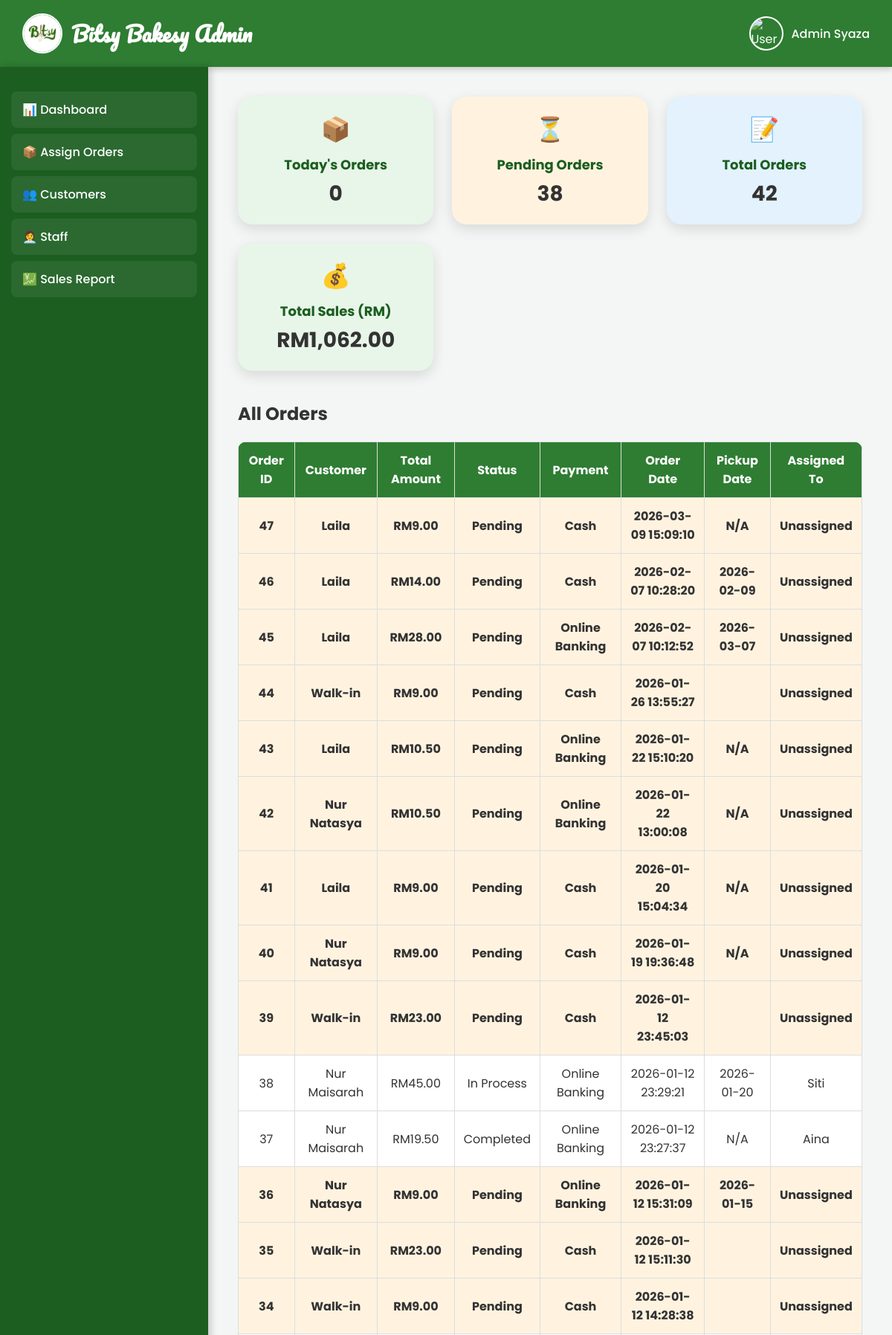
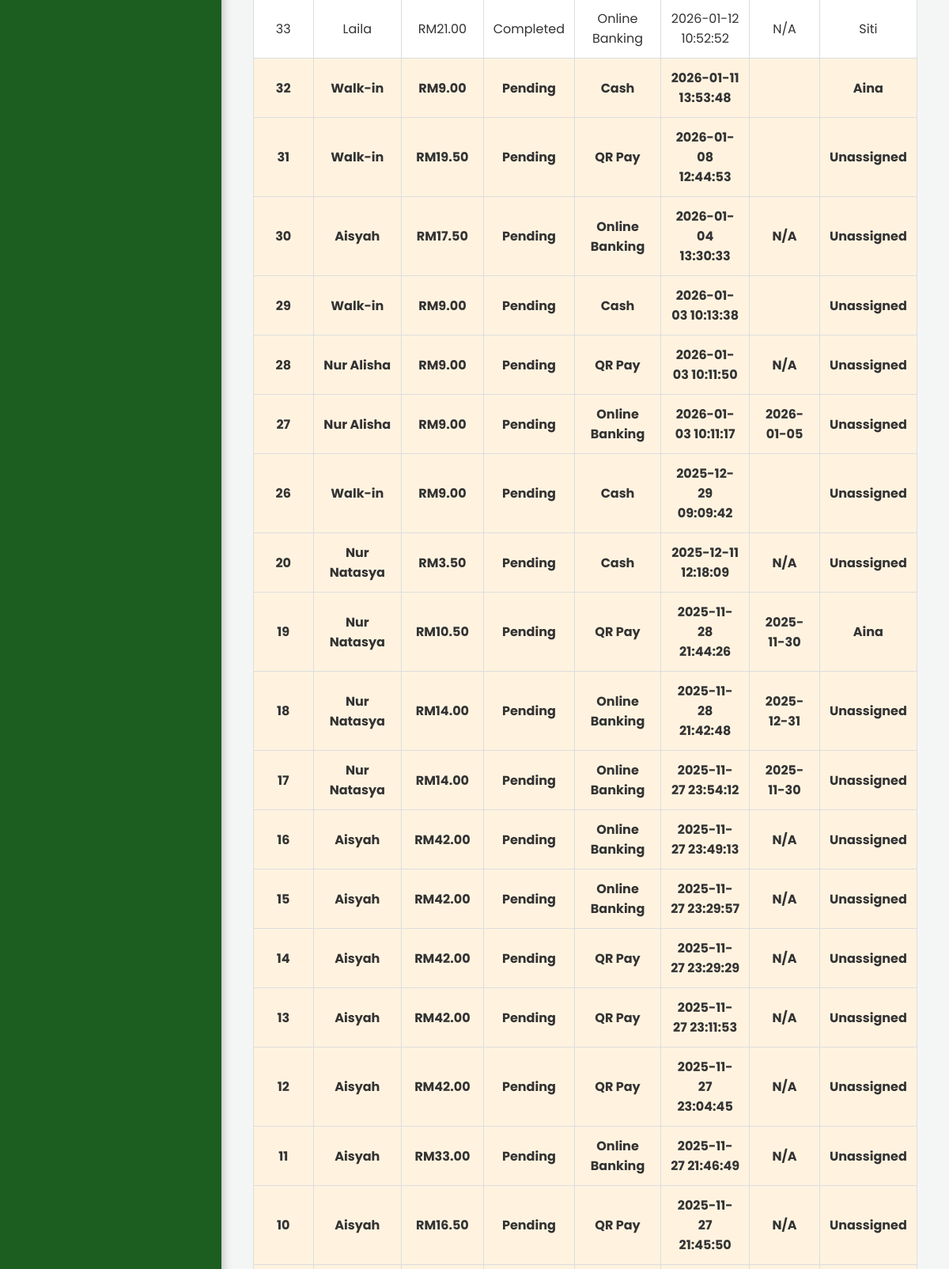
Page /admin_dashboard.php (signed in, upper part) on the committed database (2 pictures, top to bottom).
### tables this page shows
CREATE TABLE `orders` (
  `orderID` int(11) NOT NULL,
  `customerID` int(11) NOT NULL,
  `totalAmount` decimal(10,2) NOT NULL,
  `status` varchar(50) NOT NULL DEFAULT 'Pending',
  `paymentMethod` varchar(50) NOT NULL,
  `orderDate` datetime NOT NULL DEFAULT current_timestamp(),
  `pickupDate` date DEFAULT NULL,
  `assignedTo` int(11) DEFAULT NULL,
  `orderType` enum('online','walk-in') DEFAULT NULL,
  `staffID` int(11) DEFAULT NULL
);

CREATE TABLE `customer` (
  `customerID` int(11) NOT NULL,
  `customerName` varchar(100) NOT NULL,
  `customerEmail` varchar(100) NOT NULL,
  `customerPhoneNo` varchar(15) NOT NULL,
  `customerPassword` varchar(255) NOT NULL,
  `created_at` timestamp NOT NULL DEFAULT current_timestamp()
);

CREATE TABLE `staff` (
  `staffID` int(11) NOT NULL,
  `staffName` varchar(100) NOT NULL,
  `staffEmail` varchar(100) NOT NULL,
  `staffPassword` varchar(255) NOT NULL,
  `staffRole` varchar(50) NOT NULL DEFAULT 'Staff',
  `created_at` timestamp NOT NULL DEFAULT current_timestamp()
);

### admin_dashboard.php (the view, shortened to what this page needs)
<?php
$conn = mysqli_connect("localhost", "root", "", "bitsy");
$staffName = $_SESSION['staffName'];
$orderTodayQuery = "SELECT COUNT(*) AS total FROM orders WHERE DATE(orderDate) = CURDATE()";
$orderTodayRes = mysqli_query($conn, $orderTodayQuery);
$orderTodayCount = $orderTodayRes ? mysqli_fetch_assoc($orderTodayRes)['total'] : 0;
$pendingQuery = "SELECT COUNT(*) AS total FROM orders WHERE status='Pending'";
$pendingRes = mysqli_query($conn, $pendingQuery);
$pendingCount = $pendingRes ? mysqli_fetch_assoc($pendingRes)['total'] : 0;
$totalQuery = "SELECT COUNT(*) AS total FROM orders";
$totalRes = mysqli_query($conn, $totalQuery);
$totalOrders = $totalRes ? mysqli_fetch_assoc($totalRes)['total'] : 0;
$salesQuery = "SELECT SUM(totalAmount) AS totalSales FROM orders";
$salesRes = mysqli_query($conn, $salesQuery);
$totalSales = $salesRes ? mysqli_fetch_assoc($salesRes)['totalSales'] ?? 0 : 0;
$orderQuery = "
SELECT o.orderID, o.customerID, o.totalAmount, o.status, o.paymentMethod, o.orderDate, o.pickupDate, o.assignedTo,
       c.customerName, s.staffName AS assignedStaff
FROM orders o
JOIN customer c ON o.customerID = c.customerID
LEFT JOIN staff s ON o.assignedTo = s.staffID
ORDER BY o.orderDate DESC";
$orderResult = mysqli_query($conn, $orderQuery);
$orders = $orderResult ? mysqli_fetch_all($orderResult, MYSQLI_ASSOC) : [];
?>
<!DOCTYPE html>
<html lang="en">
<head>
</head>
<body>
<header>
    <div class="logo">
        <img src="bit.png" alt="Bitsy Logo">
        <h1>Bitsy Bakesy Admin</h1>
    </div>
    <div class="user-box" id="userBox">
        <img src="https://cdn-icons-png.flaticon.com/512/3177/3177440.png" alt="User">
        <span><?= htmlspecialchars($staffName) ?></span>
    </div>
</header>
<div class="container">
    <div class="sidebar">
        <a href="admin_dashboard.php">📊 Dashboard</a>
        <a href="assign_orders.php">📦 Assign Orders</a>
        <a href="view_customers.php">👥 Customers</a>
        <a href="staff_list.php">👩‍💼 Staff</a>
        <a href="sales_report.php">💹 Sales Report</a>
    </div>
    <div class="main">
        <div class="stats">
            <div class="card green-card">
                <div class="card-icon">📦</div>
                <h3>Today's Orders</h3>
                <p><?= $orderTodayCount ?></p>
            </div>
            <div class="card orange-card">
                <div class="card-icon">⏳</div>
                <h3>Pending Orders</h3>
                <p><?= $pendingCount ?></p>
            </div>
            <div class="card blue-card">
                <div class="card-icon">📝</div>
                <h3>Total Orders</h3>
                <p><?= $totalOrders ?></p>
            </div>
            <div class="card green-card">
                <div class="card-icon">💰</div>
                <h3>Total Sales (RM)</h3>
                <p>RM<?= number_format($totalSales,2) ?></p>
            </div>
        </div>
        <h2 style="margin-top:40px;">All Orders</h2>
        <table class="order-table">
            <tr>
                <th>Order ID</th>
                <th>Customer</th>
                <th>Total Amount</th>
                <th>Status</th>
                <th>Payment</th>
                <th>Order Date</th>
                <th>Pickup Date</th>
                <th>Assigned To</th>
            </tr>
            <?php if(!empty($orders)): ?>
                <?php foreach($orders as $o): ?>
                    <?php
                        $rowClass = ($o['status']=='Pending') ? 'pending' : '';
                        $assigned = $o['assignedStaff'] ?? 'Unassigned';
                    ?>
                    <tr class="<?= $rowClass ?>">
                        <td><?= $o['orderID'] ?></td>
                        <td><?= htmlspecialchars($o['customerName']) ?></td>
                        <td>RM<?= number_format($o['totalAmount'],2) ?></td>
                        <td><?= $o['status'] ?></td>
                        <td><?= $o['paymentMethod'] ?></td>
                        <td><?= $o['orderDate'] ?></td>
                        <td><?= ($o['pickupDate']=='0000-00-00')?'N/A':$o['pickupDate'] ?></td>
                        <td><?= htmlspecialchars($assigned) ?></td>
                    </tr>
                <?php endforeach; ?>
            <?php else: ?>
                <tr><td colspan="8">No orders found.</td></tr>
            <?php endif; ?>
        </table>
    </div>
</div>
</body>
</html>

### admin_dashboard.php (style rules this page uses)
body { font-family:'Poppins',sans-serif;margin:0;background:#f4f6f5;color:#333; }
header { background:#2e7d32;color:white;padding:18px 30px;display:flex;justify-content:space-between;align-items:center;box-shadow:0 3px 8px rgba(0,0,0,0.2); }
header .logo { display:flex;align-items:center;gap:12px; }
header .logo img { width:50px;height:50px;border-radius:50%;border:2px solid white; }
header .logo h1 { font-family:'Pacifico',cursive;font-size:28px;margin:0; }
.user-box { position:relative;display:flex;align-items:center;gap:10px;cursor:pointer; }
.user-box img { width:42px;height:42px;border-radius:50%;border:2px solid white; }
.user-box span { font-weight:500; }
.container { display:flex;min-height:100vh; }
.sidebar { width:250px;background:#1b5e20;padding:25px 15px;color:white;box-shadow:3px 0 10px rgba(0,0,0,0.2); }
.sidebar a { display:flex;align-items:center;gap:10px;padding:12px 15px;margin:8px 0;background:rgba(255,255,255,0.07);color:white;text-decoration:none;border-radius:8px;font-weight:500;transition:0.25s ease; }
.main { flex:1;padding:40px; }
.stats { display:grid; grid-template-columns:repeat(auto-fit,minmax(200px,1fr)); gap:25px; margin-bottom:30px; }
.card { background:white; padding:20px 25px; border-radius:20px; text-align:center; box-shadow:0 6px 18px rgba(0,0,0,0.12); transition:transform 0.3s ease, box-shadow 0.3s ease; }
.card-icon { font-size:32px; margin-bottom:10px; }
.card h3 { margin:5px 0; font-size:18px; color:#1b5e20; }
.card p { font-size:28px; font-weight:bold; margin:0; color:#333; }
.green-card { background:#e8f5e9; }
.orange-card { background:#fff3e0; }
.blue-card { background:#e3f2fd; }
.order-table { width:100%;border-collapse:collapse;margin-top:20px;background:white;border-radius:12px;overflow:hidden; }
.order-table th, .order-table td { padding:12px;border:1px solid #ddd;text-align:center; }
.order-table th { background:#2e7d32;color:white; }
.pending { background:#fff3e0;font-weight:bold; }

### rows in the picture
orders: orderID "47", customerID.customerName "Laila", totalAmount "9.00", status "Pending", paymentMethod "Cash", orderDate "2026-03-09 15:09:10", pickupDate "N/A", assigned "Unassigned"
orders: orderID "46", customerID.customerName "Laila", totalAmount "14.00", status "Pending", paymentMethod "Cash", orderDate "2026-02-07 10:28:20", pickupDate "2026-02-09", assigned "Unassigned"
orders: orderID "45", customerID.customerName "Laila", totalAmount "28.00", status "Pending", paymentMethod "Online Banking", orderDate "2026-02-07 10:12:52", pickupDate "2026-03-07", assigned "Unassigned"
orders: orderID "44", customerID.customerName "Walk-in", totalAmount "9.00", status "Pending", paymentMethod "Cash", orderDate "2026-01-26 13:55:27", assigned "Unassigned"
orders: orderID "43", customerID.customerName "Laila", totalAmount "10.50", status "Pending", paymentMethod "Online Banking", orderDate "2026-01-22 15:10:20", pickupDate "N/A", assigned "Unassigned"
orders: orderID "42", customerID.customerName "Nur Natasya", totalAmount "10.50", status "Pending", paymentMethod "Online Banking", orderDate "2026-01-22 13:00:08", pickupDate "N/A", assigned "Unassigned"
orders: orderID "41", customerID.customerName "Laila", totalAmount "9.00", status "Pending", paymentMethod "Cash", orderDate "2026-01-20 15:04:34", pickupDate "N/A", assigned "Unassigned"
orders: orderID "40", customerID.customerName "Nur Natasya", totalAmount "9.00", status "Pending", paymentMethod "Cash", orderDate "2026-01-19 19:36:48", pickupDate "N/A", assigned "Unassigned"
orders: orderID "39", customerID.customerName "Walk-in", totalAmount "23.00", status "Pending", paymentMethod "Cash", orderDate "2026-01-12 23:45:03", assigned "Unassigned"
orders: orderID "38", customerID.customerName "Nur Maisarah", totalAmount "45.00", status "In Process", paymentMethod "Online Banking", orderDate "2026-01-12 23:29:21", pickupDate "2026-01-20", staff.staffName "Siti"
orders: orderID "37", customerID.customerName "Nur Maisarah", totalAmount "19.50", status "Completed", paymentMethod "Online Banking", orderDate "2026-01-12 23:27:37", pickupDate "N/A", staff.staffName "Aina"
orders: orderID "36", customerID.customerName "Nur Natasya", totalAmount "9.00", status "Pending", paymentMethod "Online Banking", orderDate "2026-01-12 15:31:09", pickupDate "2026-01-15", assigned "Unassigned"
orders: orderID "35", customerID.customerName "Walk-in", totalAmount "23.00", status "Pending", paymentMethod "Cash", orderDate "2026-01-12 15:11:30", assigned "Unassigned"
orders: orderID "34", customerID.customerName "Walk-in", totalAmount "9.00", status "Pending", paymentMethod "Cash", orderDate "2026-01-12 14:28:38", assigned "Unassigned"
orders: orderID "33", customerID.customerName "Laila", totalAmount "21.00", status "Completed", paymentMethod "Online Banking", orderDate "2026-01-12 10:52:52", pickupDate "N/A", staff.staffName "Siti"
orders: orderID "32", customerID.customerName "Walk-in", totalAmount "9.00", status "Pending", paymentMethod "Cash", orderDate "2026-01-11 13:53:48", staff.staffName "Aina"
orders: orderID "31", customerID.customerName "Walk-in", totalAmount "19.50", status "Pending", paymentMethod "QR Pay", orderDate "2026-01-08 12:44:53", assigned "Unassigned"
orders: orderID "30", customerID.customerName "Aisyah", totalAmount "17.50", status "Pending", paymentMethod "Online Banking", orderDate "2026-01-04 13:30:33", pickupDate "N/A", assigned "Unassigned"
orders: orderID "29", customerID.customerName "Walk-in", totalAmount "9.00", status "Pending", paymentMethod "Cash", orderDate "2026-01-03 10:13:38", assigned "Unassigned"
orders: orderID "28", customerID.customerName "Nur Alisha", totalAmount "9.00", status "Pending", paymentMethod "QR Pay", orderDate "2026-01-03 10:11:50", pickupDate "N/A", assigned "Unassigned"
orders: orderID "27", customerID.customerName "Nur Alisha", totalAmount "9.00", status "Pending", paymentMethod "Online Banking", orderDate "2026-01-03 10:11:17", pickupDate "2026-01-05", assigned "Unassigned"
orders: orderID "26", customerID.customerName "Walk-in", totalAmount "9.00", status "Pending", paymentMethod "Cash", orderDate "2025-12-29 09:09:42", assigned "Unassigned"
orders: orderID "20", customerID.customerName "Nur Natasya", totalAmount "3.50", status "Pending", paymentMethod "Cash", orderDate "2025-12-11 12:18:09", pickupDate "N/A", assigned "Unassigned"
orders: orderID "19", customerID.customerName "Nur Natasya", totalAmount "10.50", status "Pending", paymentMethod "QR Pay", orderDate "2025-11-28 21:44:26", pickupDate "2025-11-30", staff.staffName "Aina"
orders: orderID "18", customerID.customerName "Nur Natasya", totalAmount "14.00", status "Pending", paymentMethod "Online Banking", orderDate "2025-11-28 21:42:48", pickupDate "2025-12-31", assigned "Unassigned"
orders: orderID "17", customerID.customerName "Nur Natasya", totalAmount "14.00", status "Pending", paymentMethod "Online Banking", orderDate "2025-11-27 23:54:12", pickupDate "2025-11-30", assigned "Unassigned"
orders: orderID "16", customerID.customerName "Aisyah", totalAmount "42.00", status "Pending", paymentMethod "Online Banking", orderDate "2025-11-27 23:49:13", pickupDate "N/A", assigned "Unassigned"
orders: orderID "15", customerID.customerName "Aisyah", totalAmount "42.00", status "Pending", paymentMethod "Online Banking", orderDate "2025-11-27 23:29:57", pickupDate "N/A", assigned "Unassigned"
orders: orderID "14", customerID.customerName "Aisyah", totalAmount "42.00", status "Pending", paymentMethod "QR Pay", orderDate "2025-11-27 23:29:29", pickupDate "N/A", assigned "Unassigned"
orders: orderID "13", customerID.customerName "Aisyah", totalAmount "42.00", status "Pending", paymentMethod "QR Pay", orderDate "2025-11-27 23:11:53", pickupDate "N/A", assigned "Unassigned"
orders: orderID "12", customerID.customerName "Aisyah", totalAmount "42.00", status "Pending", paymentMethod "QR Pay", orderDate "2025-11-27 23:04:45", pickupDate "N/A", assigned "Unassigned"
orders: orderID "11", customerID.customerName "Aisyah", totalAmount "33.00", status "Pending", paymentMethod "Online Banking", orderDate "2025-11-27 21:46:49", pickupDate "N/A", assigned "Unassigned"
orders: orderID "10", customerID.customerName "Aisyah", totalAmount "16.50", status "Pending", paymentMethod "QR Pay", orderDate "2025-11-27 21:45:50", pickupDate "N/A", assigned "Unassigned"

### other values in the picture
$staffName "Admin Syaza"
$orderTodayCount "0"
$pendingCount "38"
$totalOrders "42"
$totalSales "1,062.00"
